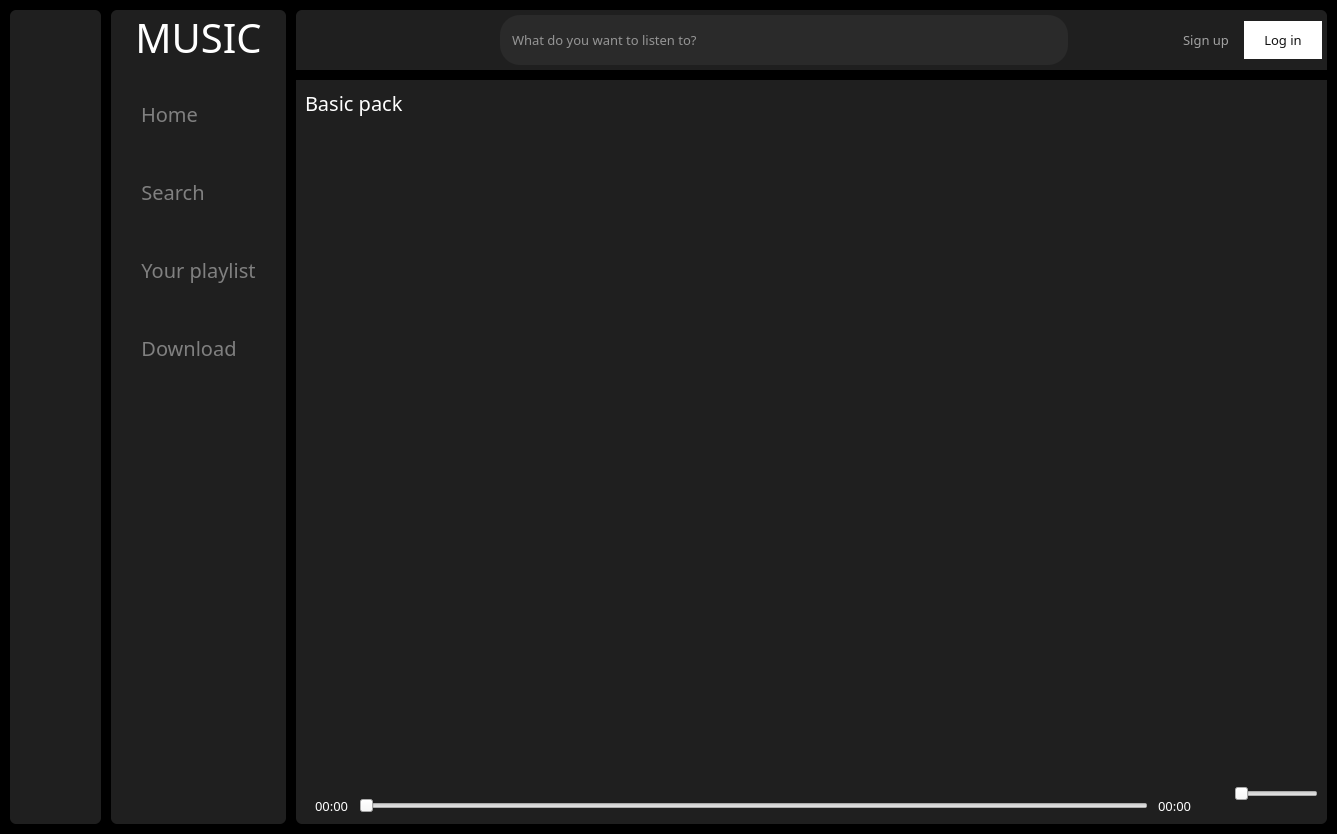
<?xml version="1.0" encoding="UTF-8"?>
<ui version="4.0">
 <class>MainWindow</class>
 <widget class="QMainWindow" name="MainWindow">
  <property name="geometry">
   <rect>
    <x>0</x>
    <y>0</y>
    <width>1337</width>
    <height>834</height>
   </rect>
  </property>
  <property name="font">
   <font>
    <family>Arial Rounded MT Bold</family>
    <pointsize>10</pointsize>
   </font>
  </property>
  <property name="windowTitle">
   <string>MainWindow</string>
  </property>
  <widget class="QWidget" name="centralwidget">
   <property name="styleSheet">
    <string notr="true">*{
border:none;
padding: 0px;
margin:0px;
color:#fff
}

#centralwidget{
background-color: black;
}

#icon_only_widget, #full_menu_widget, #main_widget{
background-color:#1f1f1f;
border-radius:6px
}

#icon_only_widget QPushButton {
border:none;
padding:10px 30px;
border-radius:10px
}

#icon_only_widget QPushButton:hover {
border-radius:0px;
background-color: rgba(236, 236, 236, 0.1);
}

#full_menu_widget QPushButton {
border:none;
padding:10px 30px;
border-radius:10px;
color: gray
}

#full_menu_widget QPushButton:hover {
border-radius:0px;
background-color: rgba(236, 236, 236, 0.1);
}

#full_menu_widget QPushButton:checked {
color:white;
}

#search_input{
border:none;
padding: 15px 10px;
border-radius: 20px;
background-color: #2A2A2A;
color:white;
}

#search_input:hover {
border: 1px solid gray
}

#search_input:focus {
border: 2px solid white
}

#login_btn{
background-color:white;
padding: 10px 20px;
border-radius: 20px;
color:#121212;
}

#signup_btn{
padding: 10px;
color: #A2A2A2;
}

#signup_btn:hover{
color:white
}

#add_music_btn {
border: 1px solid white;
border_radius: 6px;
padding:10px 8px
}

#add_music_btn:hover {
background-color:white;
color:black
}

#create_playlist_btn {
background-color:white;
padding: 10px 20px;
border-radius: 20px;
color:#121212;
}

#free_song_list, #music_pack_1, #music_pack_2, #music_pack_3, #search_list{
background-color: #1f1f1f;
selection-background-color: rgba(255,255,255,100);;
selection-color: rgb(66, 66, 66);
}

#widget QPushButton{
border-radius: 6px;
margin: 0 10px
}

#widget QPushButton:hover{
background-color: rgba(255,255,255,100)
}

#widget QPushButton:checked{
background-color: rgba(255,255,255,100);
}

#stacked_widget {
border-top:10px solid black;
}

.QListWidget{
padding:10px;
font: 14pt &quot;Arial Rounded MT Bold&quot;;
}

.QListWidget:Item {
padding:5px;
margin:10px 
}</string>
   </property>
   <layout class="QGridLayout" name="gridLayout">
    <property name="leftMargin">
     <number>10</number>
    </property>
    <property name="topMargin">
     <number>10</number>
    </property>
    <property name="rightMargin">
     <number>10</number>
    </property>
    <property name="bottomMargin">
     <number>10</number>
    </property>
    <property name="spacing">
     <number>10</number>
    </property>
    <item row="0" column="0">
     <widget class="QWidget" name="icon_only_widget" native="true">
      <layout class="QVBoxLayout" name="verticalLayout_3">
       <property name="spacing">
        <number>0</number>
       </property>
       <property name="leftMargin">
        <number>0</number>
       </property>
       <property name="topMargin">
        <number>0</number>
       </property>
       <property name="rightMargin">
        <number>0</number>
       </property>
       <property name="bottomMargin">
        <number>0</number>
       </property>
       <item>
        <layout class="QHBoxLayout" name="logo_layout">
         <property name="spacing">
          <number>0</number>
         </property>
         <property name="bottomMargin">
          <number>0</number>
         </property>
         <item alignment="Qt::AlignVCenter">
          <widget class="QLabel" name="label">
           <property name="minimumSize">
            <size>
             <width>0</width>
             <height>0</height>
            </size>
           </property>
           <property name="maximumSize">
            <size>
             <width>60</width>
             <height>60</height>
            </size>
           </property>
           <property name="font">
            <font>
             <family>Arial Rounded MT Bold</family>
             <pointsize>5</pointsize>
            </font>
           </property>
           <property name="text">
            <string/>
           </property>
           <property name="pixmap">
            <pixmap>resources3.qrc/icons8-music-50.png</pixmap>
           </property>
           <property name="scaledContents">
            <bool>true</bool>
           </property>
           <property name="alignment">
            <set>Qt::AlignCenter</set>
           </property>
           <property name="margin">
            <number>10</number>
           </property>
          </widget>
         </item>
        </layout>
       </item>
       <item>
        <layout class="QVBoxLayout" name="verticalLayout">
         <property name="spacing">
          <number>30</number>
         </property>
         <property name="leftMargin">
          <number>0</number>
         </property>
         <property name="topMargin">
          <number>20</number>
         </property>
         <property name="rightMargin">
          <number>0</number>
         </property>
         <property name="bottomMargin">
          <number>0</number>
         </property>
         <item>
          <widget class="QPushButton" name="home_btn">
           <property name="text">
            <string/>
           </property>
           <property name="icon">
            <iconset>
             <normaloff>resources3.qrc/House.svg</normaloff>resources3.qrc/House.svg</iconset>
           </property>
           <property name="iconSize">
            <size>
             <width>40</width>
             <height>40</height>
            </size>
           </property>
           <property name="checkable">
            <bool>true</bool>
           </property>
           <property name="autoExclusive">
            <bool>true</bool>
           </property>
          </widget>
         </item>
         <item>
          <widget class="QPushButton" name="search_btn">
           <property name="text">
            <string/>
           </property>
           <property name="icon">
            <iconset>
             <normaloff>resources3.qrc/icons8-search-50.png</normaloff>resources3.qrc/icons8-search-50.png</iconset>
           </property>
           <property name="iconSize">
            <size>
             <width>40</width>
             <height>40</height>
            </size>
           </property>
           <property name="checkable">
            <bool>true</bool>
           </property>
           <property name="autoExclusive">
            <bool>true</bool>
           </property>
          </widget>
         </item>
         <item>
          <widget class="QPushButton" name="library_btn">
           <property name="text">
            <string/>
           </property>
           <property name="icon">
            <iconset>
             <normaloff>resources3.qrc/Playlist.svg</normaloff>resources3.qrc/Playlist.svg</iconset>
           </property>
           <property name="iconSize">
            <size>
             <width>40</width>
             <height>40</height>
            </size>
           </property>
           <property name="checkable">
            <bool>true</bool>
           </property>
           <property name="autoExclusive">
            <bool>true</bool>
           </property>
          </widget>
         </item>
         <item>
          <widget class="QPushButton" name="download_btn">
           <property name="text">
            <string/>
           </property>
           <property name="icon">
            <iconset>
             <normaloff>resources3.qrc/download.png</normaloff>resources3.qrc/download.png</iconset>
           </property>
           <property name="iconSize">
            <size>
             <width>40</width>
             <height>40</height>
            </size>
           </property>
          </widget>
         </item>
        </layout>
       </item>
       <item>
        <spacer name="verticalSpacer">
         <property name="orientation">
          <enum>Qt::Vertical</enum>
         </property>
         <property name="sizeHint" stdset="0">
          <size>
           <width>20</width>
           <height>522</height>
          </size>
         </property>
        </spacer>
       </item>
      </layout>
     </widget>
    </item>
    <item row="0" column="1">
     <widget class="QWidget" name="full_menu_widget" native="true">
      <layout class="QVBoxLayout" name="verticalLayout_4">
       <property name="spacing">
        <number>5</number>
       </property>
       <property name="leftMargin">
        <number>0</number>
       </property>
       <property name="topMargin">
        <number>0</number>
       </property>
       <property name="rightMargin">
        <number>0</number>
       </property>
       <property name="bottomMargin">
        <number>0</number>
       </property>
       <item>
        <widget class="QLabel" name="label_3">
         <property name="font">
          <font>
           <family>Arial Rounded MT Bold</family>
           <pointsize>30</pointsize>
          </font>
         </property>
         <property name="text">
          <string>MUSIC</string>
         </property>
         <property name="alignment">
          <set>Qt::AlignCenter</set>
         </property>
         <property name="margin">
          <number>0</number>
         </property>
        </widget>
       </item>
       <item>
        <layout class="QVBoxLayout" name="verticalLayout_2">
         <property name="spacing">
          <number>30</number>
         </property>
         <property name="leftMargin">
          <number>0</number>
         </property>
         <property name="topMargin">
          <number>20</number>
         </property>
         <property name="rightMargin">
          <number>0</number>
         </property>
         <property name="bottomMargin">
          <number>0</number>
         </property>
         <item alignment="Qt::AlignLeft">
          <widget class="QPushButton" name="home_btn_2">
           <property name="font">
            <font>
             <family>Arial Rounded MT Bold</family>
             <pointsize>15</pointsize>
            </font>
           </property>
           <property name="text">
            <string>Home</string>
           </property>
           <property name="icon">
            <iconset>
             <normaloff>resources3.qrc/House.svg</normaloff>resources3.qrc/House.svg</iconset>
           </property>
           <property name="iconSize">
            <size>
             <width>40</width>
             <height>40</height>
            </size>
           </property>
           <property name="checkable">
            <bool>true</bool>
           </property>
           <property name="autoExclusive">
            <bool>true</bool>
           </property>
          </widget>
         </item>
         <item alignment="Qt::AlignLeft">
          <widget class="QPushButton" name="search_btn_2">
           <property name="font">
            <font>
             <family>Arial Rounded MT Bold</family>
             <pointsize>15</pointsize>
            </font>
           </property>
           <property name="text">
            <string>Search</string>
           </property>
           <property name="icon">
            <iconset>
             <normaloff>resources3.qrc/icons8-search-50.png</normaloff>resources3.qrc/icons8-search-50.png</iconset>
           </property>
           <property name="iconSize">
            <size>
             <width>40</width>
             <height>40</height>
            </size>
           </property>
           <property name="checkable">
            <bool>true</bool>
           </property>
           <property name="autoExclusive">
            <bool>true</bool>
           </property>
          </widget>
         </item>
         <item>
          <widget class="QPushButton" name="library_btn_2">
           <property name="font">
            <font>
             <family>Arial Rounded MT Bold</family>
             <pointsize>15</pointsize>
            </font>
           </property>
           <property name="text">
            <string>Your playlist</string>
           </property>
           <property name="icon">
            <iconset>
             <normaloff>resources3.qrc/Playlist.svg</normaloff>resources3.qrc/Playlist.svg</iconset>
           </property>
           <property name="iconSize">
            <size>
             <width>40</width>
             <height>40</height>
            </size>
           </property>
           <property name="checkable">
            <bool>true</bool>
           </property>
           <property name="autoExclusive">
            <bool>true</bool>
           </property>
          </widget>
         </item>
         <item alignment="Qt::AlignLeft">
          <widget class="QPushButton" name="download_btn_2">
           <property name="font">
            <font>
             <family>Arial Rounded MT Bold</family>
             <pointsize>15</pointsize>
            </font>
           </property>
           <property name="text">
            <string>Download</string>
           </property>
           <property name="icon">
            <iconset>
             <normaloff>resources3.qrc/download.png</normaloff>resources3.qrc/download.png</iconset>
           </property>
           <property name="iconSize">
            <size>
             <width>40</width>
             <height>40</height>
            </size>
           </property>
          </widget>
         </item>
        </layout>
       </item>
       <item>
        <spacer name="verticalSpacer_2">
         <property name="orientation">
          <enum>Qt::Vertical</enum>
         </property>
         <property name="sizeHint" stdset="0">
          <size>
           <width>20</width>
           <height>511</height>
          </size>
         </property>
        </spacer>
       </item>
      </layout>
     </widget>
    </item>
    <item row="0" column="2">
     <widget class="QWidget" name="main_widget" native="true">
      <layout class="QVBoxLayout" name="verticalLayout_5">
       <property name="spacing">
        <number>0</number>
       </property>
       <property name="leftMargin">
        <number>0</number>
       </property>
       <property name="topMargin">
        <number>0</number>
       </property>
       <property name="rightMargin">
        <number>0</number>
       </property>
       <property name="bottomMargin">
        <number>0</number>
       </property>
       <item>
        <widget class="QWidget" name="header_page" native="true">
         <property name="minimumSize">
          <size>
           <width>0</width>
           <height>60</height>
          </size>
         </property>
         <layout class="QHBoxLayout" name="horizontalLayout_3">
          <property name="spacing">
           <number>5</number>
          </property>
          <property name="leftMargin">
           <number>5</number>
          </property>
          <property name="topMargin">
           <number>5</number>
          </property>
          <property name="rightMargin">
           <number>5</number>
          </property>
          <property name="bottomMargin">
           <number>5</number>
          </property>
          <item alignment="Qt::AlignLeft">
           <widget class="QPushButton" name="menu_btn">
            <property name="minimumSize">
             <size>
              <width>44</width>
              <height>40</height>
             </size>
            </property>
            <property name="text">
             <string/>
            </property>
            <property name="icon">
             <iconset>
              <normaloff>resources3.qrc/icons8-menu-50.png</normaloff>resources3.qrc/icons8-menu-50.png</iconset>
            </property>
            <property name="iconSize">
             <size>
              <width>40</width>
              <height>40</height>
             </size>
            </property>
            <property name="checkable">
             <bool>true</bool>
            </property>
           </widget>
          </item>
          <item>
           <spacer name="horizontalSpacer">
            <property name="orientation">
             <enum>Qt::Horizontal</enum>
            </property>
            <property name="sizeType">
             <enum>QSizePolicy::Fixed</enum>
            </property>
            <property name="sizeHint" stdset="0">
             <size>
              <width>150</width>
              <height>20</height>
             </size>
            </property>
           </spacer>
          </item>
          <item>
           <layout class="QHBoxLayout" name="search_box">
            <property name="spacing">
             <number>0</number>
            </property>
            <property name="rightMargin">
             <number>0</number>
            </property>
            <item>
             <widget class="QLineEdit" name="search_input">
              <property name="minimumSize">
               <size>
                <width>0</width>
                <height>0</height>
               </size>
              </property>
              <property name="font">
               <font>
                <family>Arial Rounded MT Bold</family>
                <pointsize>10</pointsize>
               </font>
              </property>
              <property name="placeholderText">
               <string>What do you want to listen to?</string>
              </property>
             </widget>
            </item>
           </layout>
          </item>
          <item>
           <spacer name="horizontalSpacer_2">
            <property name="orientation">
             <enum>Qt::Horizontal</enum>
            </property>
            <property name="sizeType">
             <enum>QSizePolicy::Fixed</enum>
            </property>
            <property name="sizeHint" stdset="0">
             <size>
              <width>100</width>
              <height>20</height>
             </size>
            </property>
           </spacer>
          </item>
          <item>
           <layout class="QHBoxLayout" name="horizontalLayout_2">
            <item alignment="Qt::AlignRight">
             <widget class="QPushButton" name="signup_btn">
              <property name="font">
               <font>
                <family>Arial Rounded MT Bold</family>
                <pointsize>10</pointsize>
               </font>
              </property>
              <property name="text">
               <string>Sign up</string>
              </property>
             </widget>
            </item>
            <item alignment="Qt::AlignRight">
             <widget class="QPushButton" name="login_btn">
              <property name="font">
               <font>
                <family>Arial Rounded MT Bold</family>
                <pointsize>10</pointsize>
               </font>
              </property>
              <property name="text">
               <string>Log in</string>
              </property>
              <property name="iconSize">
               <size>
                <width>40</width>
                <height>40</height>
               </size>
              </property>
             </widget>
            </item>
           </layout>
          </item>
         </layout>
        </widget>
       </item>
       <item>
        <widget class="QStackedWidget" name="stacked_widget">
         <property name="currentIndex">
          <number>0</number>
         </property>
         <widget class="QWidget" name="home_widget">
          <layout class="QVBoxLayout" name="verticalLayout_6">
           <item>
            <widget class="QWidget" name="music_list" native="true">
             <layout class="QVBoxLayout" name="verticalLayout_7">
              <property name="spacing">
               <number>0</number>
              </property>
              <property name="leftMargin">
               <number>0</number>
              </property>
              <property name="topMargin">
               <number>0</number>
              </property>
              <property name="rightMargin">
               <number>0</number>
              </property>
              <property name="bottomMargin">
               <number>0</number>
              </property>
              <item>
               <widget class="QLabel" name="label_4">
                <property name="font">
                 <font>
                  <family>Arial Rounded MT Bold</family>
                  <pointsize>15</pointsize>
                 </font>
                </property>
                <property name="text">
                 <string>Basic pack</string>
                </property>
               </widget>
              </item>
              <item>
               <widget class="QListWidget" name="free_song_list"/>
              </item>
             </layout>
            </widget>
           </item>
           <item>
            <widget class="QWidget" name="music_btn" native="true">
             <layout class="QHBoxLayout" name="horizontalLayout_7">
              <property name="spacing">
               <number>0</number>
              </property>
              <property name="leftMargin">
               <number>0</number>
              </property>
              <property name="topMargin">
               <number>0</number>
              </property>
              <property name="rightMargin">
               <number>0</number>
              </property>
              <property name="bottomMargin">
               <number>0</number>
              </property>
              <item>
               <widget class="QWidget" name="widget_2" native="true">
                <layout class="QHBoxLayout" name="horizontalLayout_8">
                 <property name="spacing">
                  <number>0</number>
                 </property>
                 <property name="leftMargin">
                  <number>0</number>
                 </property>
                 <property name="topMargin">
                  <number>0</number>
                 </property>
                 <property name="rightMargin">
                  <number>0</number>
                 </property>
                 <property name="bottomMargin">
                  <number>0</number>
                 </property>
                </layout>
               </widget>
              </item>
              <item>
               <widget class="QWidget" name="widget" native="true">
                <layout class="QVBoxLayout" name="verticalLayout_9">
                 <property name="spacing">
                  <number>10</number>
                 </property>
                 <property name="leftMargin">
                  <number>0</number>
                 </property>
                 <property name="topMargin">
                  <number>0</number>
                 </property>
                 <property name="rightMargin">
                  <number>0</number>
                 </property>
                 <property name="bottomMargin">
                  <number>0</number>
                 </property>
                 <item>
                  <layout class="QHBoxLayout" name="horizontalLayout_6">
                   <property name="spacing">
                    <number>10</number>
                   </property>
                   <item>
                    <widget class="QPushButton" name="previous_btn">
                     <property name="text">
                      <string/>
                     </property>
                     <property name="icon">
                      <iconset>
                       <normaloff>resources3.qrc/back.png</normaloff>resources3.qrc/back.png</iconset>
                     </property>
                     <property name="iconSize">
                      <size>
                       <width>40</width>
                       <height>40</height>
                      </size>
                     </property>
                    </widget>
                   </item>
                   <item>
                    <widget class="QPushButton" name="pause_btn">
                     <property name="text">
                      <string/>
                     </property>
                     <property name="icon">
                      <iconset>
                       <normaloff>resources3.qrc/pause.png</normaloff>resources3.qrc/pause.png</iconset>
                     </property>
                     <property name="iconSize">
                      <size>
                       <width>40</width>
                       <height>40</height>
                      </size>
                     </property>
                     <property name="checkable">
                      <bool>false</bool>
                     </property>
                    </widget>
                   </item>
                   <item>
                    <widget class="QPushButton" name="play_btn">
                     <property name="text">
                      <string/>
                     </property>
                     <property name="icon">
                      <iconset>
                       <normaloff>resources3.qrc/play.png</normaloff>resources3.qrc/play.png</iconset>
                     </property>
                     <property name="iconSize">
                      <size>
                       <width>40</width>
                       <height>40</height>
                      </size>
                     </property>
                     <property name="checkable">
                      <bool>false</bool>
                     </property>
                    </widget>
                   </item>
                   <item>
                    <widget class="QPushButton" name="stop_btn">
                     <property name="text">
                      <string/>
                     </property>
                     <property name="icon">
                      <iconset>
                       <normaloff>resources3.qrc/stop.png</normaloff>resources3.qrc/stop.png</iconset>
                     </property>
                     <property name="iconSize">
                      <size>
                       <width>40</width>
                       <height>40</height>
                      </size>
                     </property>
                     <property name="checkable">
                      <bool>true</bool>
                     </property>
                    </widget>
                   </item>
                   <item>
                    <widget class="QPushButton" name="next_btn">
                     <property name="text">
                      <string/>
                     </property>
                     <property name="icon">
                      <iconset>
                       <normaloff>resources3.qrc/next.png</normaloff>resources3.qrc/next.png</iconset>
                     </property>
                     <property name="iconSize">
                      <size>
                       <width>40</width>
                       <height>40</height>
                      </size>
                     </property>
                    </widget>
                   </item>
                   <item>
                    <widget class="QPushButton" name="pushButton_2">
                     <property name="text">
                      <string/>
                     </property>
                     <property name="icon">
                      <iconset>
                       <normaloff>resources3.qrc/plus.png</normaloff>resources3.qrc/plus.png</iconset>
                     </property>
                     <property name="iconSize">
                      <size>
                       <width>40</width>
                       <height>40</height>
                      </size>
                     </property>
                    </widget>
                   </item>
                   <item>
                    <widget class="QPushButton" name="pushButton_5">
                     <property name="text">
                      <string/>
                     </property>
                     <property name="icon">
                      <iconset>
                       <normaloff>resources3.qrc/download.png</normaloff>resources3.qrc/download.png</iconset>
                     </property>
                     <property name="iconSize">
                      <size>
                       <width>40</width>
                       <height>40</height>
                      </size>
                     </property>
                    </widget>
                   </item>
                  </layout>
                 </item>
                 <item>
                  <layout class="QHBoxLayout" name="horizontalLayout_5">
                   <property name="leftMargin">
                    <number>10</number>
                   </property>
                   <property name="rightMargin">
                    <number>10</number>
                   </property>
                   <item>
                    <widget class="QLabel" name="start_time_label">
                     <property name="font">
                      <font>
                       <family>Arial Rounded MT Bold</family>
                       <pointsize>10</pointsize>
                      </font>
                     </property>
                     <property name="text">
                      <string>00:00</string>
                     </property>
                    </widget>
                   </item>
                   <item>
                    <widget class="QSlider" name="music_slider">
                     <property name="orientation">
                      <enum>Qt::Horizontal</enum>
                     </property>
                    </widget>
                   </item>
                   <item>
                    <widget class="QLabel" name="end_time_label">
                     <property name="font">
                      <font>
                       <family>Arial Rounded MT Bold</family>
                       <pointsize>10</pointsize>
                      </font>
                     </property>
                     <property name="text">
                      <string>00:00</string>
                     </property>
                    </widget>
                   </item>
                  </layout>
                 </item>
                </layout>
               </widget>
              </item>
              <item>
               <layout class="QHBoxLayout" name="horizontalLayout_4">
                <property name="leftMargin">
                 <number>0</number>
                </property>
                <item>
                 <widget class="QPushButton" name="pushButton">
                  <property name="text">
                   <string/>
                  </property>
                  <property name="icon">
                   <iconset>
                    <normaloff>resources3.qrc/volume_white.png</normaloff>resources3.qrc/volume_white.png</iconset>
                  </property>
                  <property name="iconSize">
                   <size>
                    <width>30</width>
                    <height>30</height>
                   </size>
                  </property>
                 </widget>
                </item>
                <item alignment="Qt::AlignRight">
                 <widget class="QSlider" name="volume_slider">
                  <property name="minimumSize">
                   <size>
                    <width>0</width>
                    <height>0</height>
                   </size>
                  </property>
                  <property name="orientation">
                   <enum>Qt::Horizontal</enum>
                  </property>
                 </widget>
                </item>
               </layout>
              </item>
             </layout>
            </widget>
           </item>
          </layout>
         </widget>
         <widget class="QWidget" name="playlist_widget">
          <layout class="QVBoxLayout" name="verticalLayout_8">
           <item alignment="Qt::AlignHCenter">
            <widget class="QPushButton" name="create_playlist_btn">
             <property name="minimumSize">
              <size>
               <width>0</width>
               <height>0</height>
              </size>
             </property>
             <property name="maximumSize">
              <size>
               <width>300</width>
               <height>16777215</height>
              </size>
             </property>
             <property name="font">
              <font>
               <family>Arial Rounded MT Bold</family>
               <pointsize>15</pointsize>
              </font>
             </property>
             <property name="text">
              <string>Create your playlist</string>
             </property>
            </widget>
           </item>
           <item>
            <widget class="QListWidget" name="listWidget"/>
           </item>
          </layout>
         </widget>
         <widget class="QWidget" name="search_widget">
          <layout class="QVBoxLayout" name="verticalLayout_10">
           <item>
            <widget class="QListWidget" name="search_list"/>
           </item>
          </layout>
         </widget>
         <widget class="QWidget" name="favorite_widget">
          <layout class="QVBoxLayout" name="verticalLayout_11">
           <item alignment="Qt::AlignTop">
            <widget class="QLabel" name="label_2">
             <property name="font">
              <font>
               <family>Arial Rounded MT Bold</family>
               <pointsize>25</pointsize>
              </font>
             </property>
             <property name="text">
              <string>Download</string>
             </property>
            </widget>
           </item>
          </layout>
         </widget>
        </widget>
       </item>
      </layout>
     </widget>
    </item>
   </layout>
  </widget>
 </widget>
 <resources/>
 <connections>
  <connection>
   <sender>menu_btn</sender>
   <signal>toggled(bool)</signal>
   <receiver>icon_only_widget</receiver>
   <slot>setVisible(bool)</slot>
   <hints>
    <hint type="sourcelabel">
     <x>438</x>
     <y>47</y>
    </hint>
    <hint type="destinationlabel">
     <x>23</x>
     <y>800</y>
    </hint>
   </hints>
  </connection>
  <connection>
   <sender>menu_btn</sender>
   <signal>toggled(bool)</signal>
   <receiver>full_menu_widget</receiver>
   <slot>setHidden(bool)</slot>
   <hints>
    <hint type="sourcelabel">
     <x>438</x>
     <y>46</y>
    </hint>
    <hint type="destinationlabel">
     <x>339</x>
     <y>412</y>
    </hint>
   </hints>
  </connection>
  <connection>
   <sender>home_btn</sender>
   <signal>toggled(bool)</signal>
   <receiver>home_btn_2</receiver>
   <slot>setChecked(bool)</slot>
   <hints>
    <hint type="sourcelabel">
     <x>59</x>
     <y>151</y>
    </hint>
    <hint type="destinationlabel">
     <x>301</x>
     <y>152</y>
    </hint>
   </hints>
  </connection>
  <connection>
   <sender>home_btn_2</sender>
   <signal>toggled(bool)</signal>
   <receiver>home_btn</receiver>
   <slot>setChecked(bool)</slot>
   <hints>
    <hint type="sourcelabel">
     <x>244</x>
     <y>152</y>
    </hint>
    <hint type="destinationlabel">
     <x>71</x>
     <y>103</y>
    </hint>
   </hints>
  </connection>
  <connection>
   <sender>library_btn</sender>
   <signal>toggled(bool)</signal>
   <receiver>library_btn_2</receiver>
   <slot>setChecked(bool)</slot>
   <hints>
    <hint type="sourcelabel">
     <x>92</x>
     <y>331</y>
    </hint>
    <hint type="destinationlabel">
     <x>380</x>
     <y>332</y>
    </hint>
   </hints>
  </connection>
  <connection>
   <sender>library_btn_2</sender>
   <signal>toggled(bool)</signal>
   <receiver>library_btn</receiver>
   <slot>setChecked(bool)</slot>
   <hints>
    <hint type="sourcelabel">
     <x>380</x>
     <y>332</y>
    </hint>
    <hint type="destinationlabel">
     <x>109</x>
     <y>331</y>
    </hint>
   </hints>
  </connection>
  <connection>
   <sender>search_btn</sender>
   <signal>toggled(bool)</signal>
   <receiver>search_btn_2</receiver>
   <slot>setChecked(bool)</slot>
   <hints>
    <hint type="sourcelabel">
     <x>114</x>
     <y>241</y>
    </hint>
    <hint type="destinationlabel">
     <x>317</x>
     <y>242</y>
    </hint>
   </hints>
  </connection>
  <connection>
   <sender>search_btn_2</sender>
   <signal>toggled(bool)</signal>
   <receiver>search_btn</receiver>
   <slot>setChecked(bool)</slot>
   <hints>
    <hint type="sourcelabel">
     <x>272</x>
     <y>242</y>
    </hint>
    <hint type="destinationlabel">
     <x>82</x>
     <y>241</y>
    </hint>
   </hints>
  </connection>
  <connection>
   <sender>download_btn</sender>
   <signal>toggled(bool)</signal>
   <receiver>download_btn_2</receiver>
   <slot>setChecked(bool)</slot>
   <hints>
    <hint type="sourcelabel">
     <x>81</x>
     <y>382</y>
    </hint>
    <hint type="destinationlabel">
     <x>225</x>
     <y>374</y>
    </hint>
   </hints>
  </connection>
  <connection>
   <sender>download_btn_2</sender>
   <signal>toggled(bool)</signal>
   <receiver>download_btn</receiver>
   <slot>setChecked(bool)</slot>
   <hints>
    <hint type="sourcelabel">
     <x>164</x>
     <y>397</y>
    </hint>
    <hint type="destinationlabel">
     <x>53</x>
     <y>403</y>
    </hint>
   </hints>
  </connection>
 </connections>
</ui>
